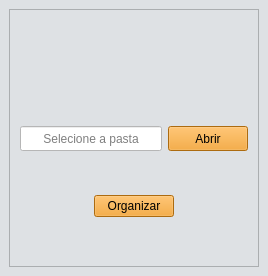
<?xml version="1.0" encoding="UTF-8"?>
<ui version="4.0">
 <class>MainWindow</class>
 <widget class="QMainWindow" name="MainWindow">
  <property name="geometry">
   <rect>
    <x>0</x>
    <y>0</y>
    <width>268</width>
    <height>276</height>
   </rect>
  </property>
  <property name="minimumSize">
   <size>
    <width>268</width>
    <height>276</height>
   </size>
  </property>
  <property name="maximumSize">
   <size>
    <width>268</width>
    <height>276</height>
   </size>
  </property>
  <property name="acceptDrops">
   <bool>true</bool>
  </property>
  <property name="windowTitle">
   <string>MainWindow</string>
  </property>
  <property name="styleSheet">
   <string notr="true">background-color: rgb(222, 225, 228);</string>
  </property>
  <widget class="QWidget" name="centralwidget">
   <layout class="QVBoxLayout" name="verticalLayout_2">
    <item>
     <widget class="QFrame" name="frame">
      <property name="maximumSize">
       <size>
        <width>268</width>
        <height>276</height>
       </size>
      </property>
      <property name="styleSheet">
       <string notr="true"/>
      </property>
      <property name="frameShape">
       <enum>QFrame::StyledPanel</enum>
      </property>
      <property name="frameShadow">
       <enum>QFrame::Raised</enum>
      </property>
      <layout class="QVBoxLayout" name="verticalLayout">
       <property name="leftMargin">
        <number>10</number>
       </property>
       <property name="topMargin">
        <number>10</number>
       </property>
       <property name="rightMargin">
        <number>10</number>
       </property>
       <property name="bottomMargin">
        <number>10</number>
       </property>
       <item>
        <widget class="QLabel" name="label">
         <property name="font">
          <font>
           <family>Franklin Gothic Book</family>
          </font>
         </property>
         <property name="styleSheet">
          <string notr="true">background-color: rgb(222, 225, 228);</string>
         </property>
         <property name="text">
          <string>&lt;html&gt;&lt;head/&gt;&lt;body&gt;&lt;p align=&quot;center&quot;&gt;&lt;img src=&quot;_imgs/icone2.png&quot;/&gt;&lt;/p&gt;&lt;/body&gt;&lt;/html&gt;</string>
         </property>
        </widget>
       </item>
       <item>
        <layout class="QHBoxLayout" name="horizontalLayout_2">
         <item>
          <widget class="QLineEdit" name="txt_path">
           <property name="maximumSize">
            <size>
             <width>16777215</width>
             <height>25</height>
            </size>
           </property>
           <property name="cursor">
            <cursorShape>IBeamCursor</cursorShape>
           </property>
           <property name="mouseTracking">
            <bool>true</bool>
           </property>
           <property name="tabletTracking">
            <bool>false</bool>
           </property>
           <property name="acceptDrops">
            <bool>true</bool>
           </property>
           <property name="toolTip">
            <string>&lt;html&gt;&lt;head/&gt;&lt;body&gt;&lt;p&gt;Selecione a pasta&lt;/p&gt;&lt;/body&gt;&lt;/html&gt;</string>
           </property>
           <property name="styleSheet">
            <string notr="true">background-color: rgb(255, 255, 255);</string>
           </property>
           <property name="text">
            <string/>
           </property>
           <property name="alignment">
            <set>Qt::AlignCenter</set>
           </property>
           <property name="placeholderText">
            <string>Selecione a pasta</string>
           </property>
          </widget>
         </item>
         <item>
          <widget class="QPushButton" name="btn_open">
           <property name="maximumSize">
            <size>
             <width>16777215</width>
             <height>25</height>
            </size>
           </property>
           <property name="cursor">
            <cursorShape>PointingHandCursor</cursorShape>
           </property>
           <property name="styleSheet">
            <string notr="true">background-color: rgb(241, 150, 22);</string>
           </property>
           <property name="text">
            <string>Abrir</string>
           </property>
          </widget>
         </item>
        </layout>
       </item>
       <item>
        <layout class="QHBoxLayout" name="horizontalLayout">
         <item>
          <widget class="QLabel" name="label_2">
           <property name="text">
            <string/>
           </property>
          </widget>
         </item>
         <item>
          <widget class="QPushButton" name="btn_organize">
           <property name="cursor">
            <cursorShape>PointingHandCursor</cursorShape>
           </property>
           <property name="styleSheet">
            <string notr="true">background-color: rgb(241, 150, 22);</string>
           </property>
           <property name="text">
            <string>Organizar</string>
           </property>
          </widget>
         </item>
         <item>
          <widget class="QLabel" name="label_3">
           <property name="text">
            <string/>
           </property>
          </widget>
         </item>
        </layout>
       </item>
      </layout>
     </widget>
    </item>
   </layout>
  </widget>
 </widget>
 <resources/>
 <connections/>
</ui>
